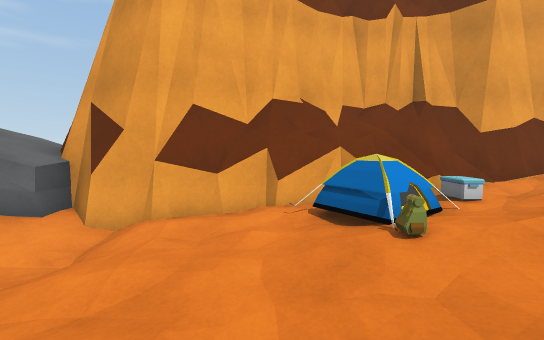
[1] (above)

14 first-person views from a walk through a 3-D level made in the Unity game engine. The camera is 1.2 m above the floor, tilts 4° down and sees 90° across. The floor is counted in squares, 1 m on a side. Each view is taken from the middle of a square. On the plan, view 1 faces up. The plan holds only what a view shows up to about 13 squares ahead; the rest is blank. The place goes on beyond the plan. The player is left out.

[2]
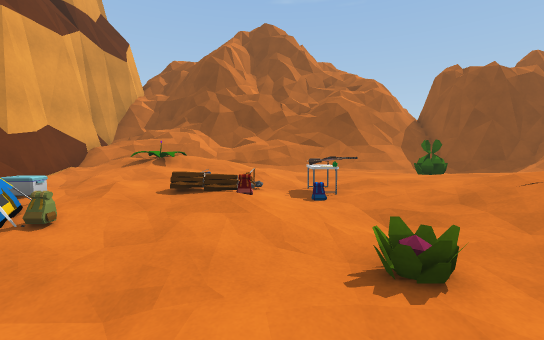

[3]
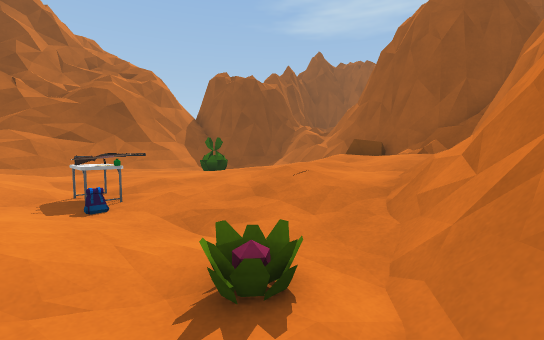

[4]
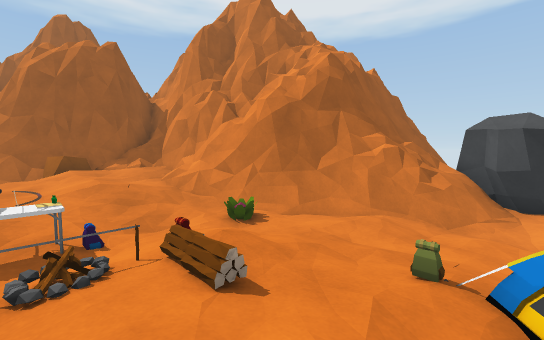

[5]
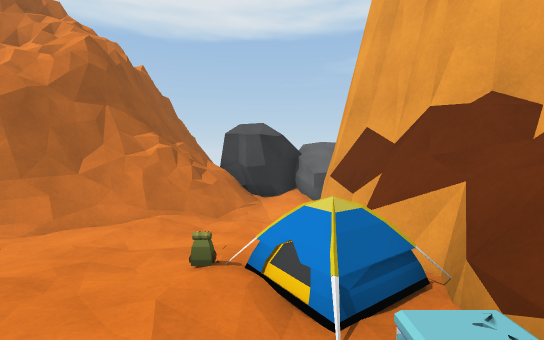

[6]
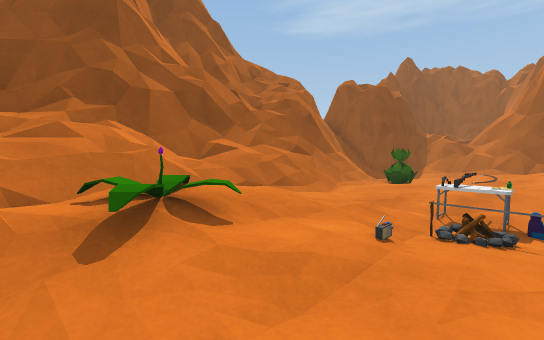

[7]
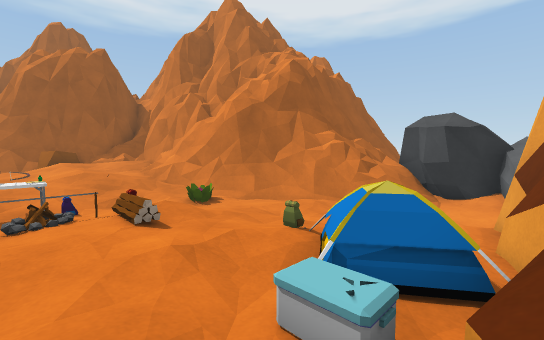

[8]
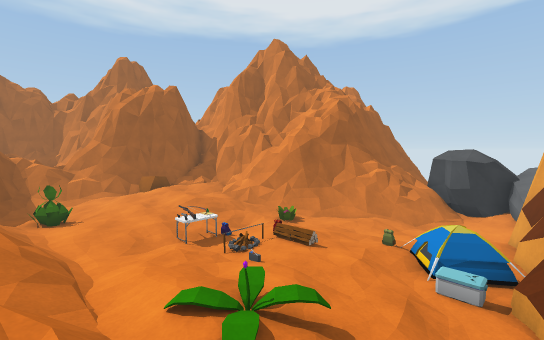

[9]
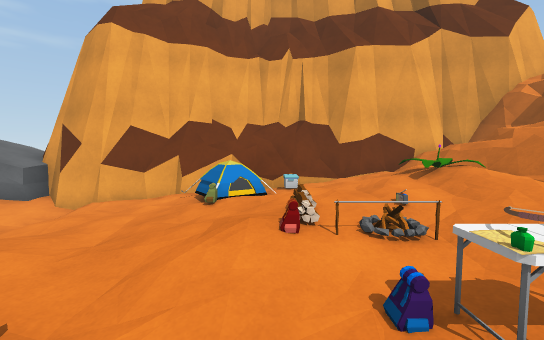

[10]
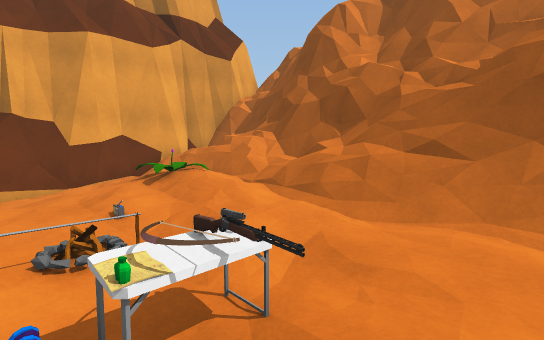

[11]
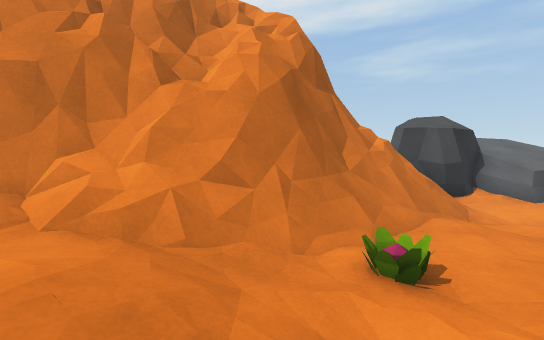

[12]
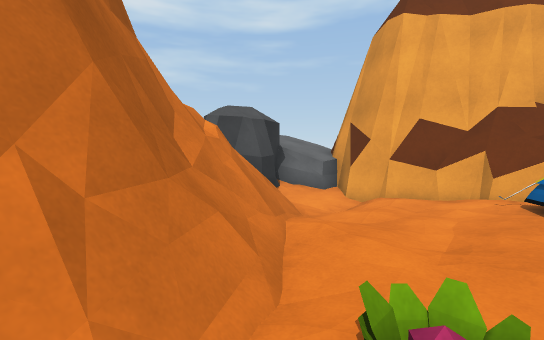

[13]
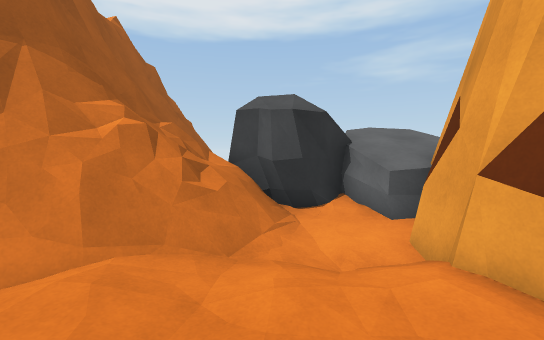

[14]
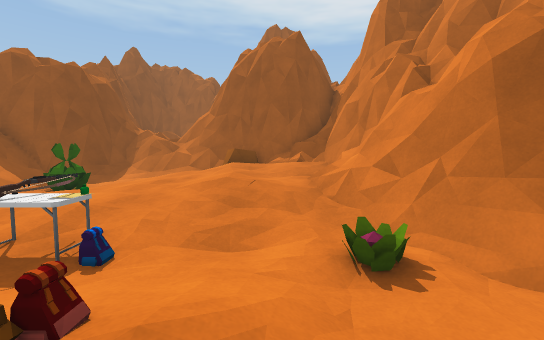

### Floor plan
Key: @ floor where view 1 was taken; # wall or solid block; . main floor; : floor 0.25 m higher than the main floor; - floor 0.25 m lower than the main floor; + floor 0.5 m higher than the main floor; _ floor 0.5 m lower than the main floor; < floor 0.75 m lower than the main floor; * floor 1 m higher than the main floor; ( floor 1 m lower than the main floor; % floor 1.25 m higher than the main floor; & floor 1.5 m higher than the main floor; / step, stairs or slope; = window, fence, low wall or low ledge; ^ raised ledge; O other object.
Columns run from 8 left of view 1 to 12 right of it. Each row starts with its distance up from view 1.
  8 OOO        ########
  7 OOOO    #############
  6 OOOO#######==-/:/*%##
  5  OO<(/___OO//////%&=^
  4  OO<(/<<_/O-..:O// ##
  3  OO//(<<__-...:/+/=#^
  2  OO:##<<__--.../:/##
  1  ***#=____-.//////=^
  0 ===###/_@_/--//.//=##
 -1 #######=_O__OO-.//###
 -2      ###___/-O-..=##
 -3       ##=_/--....###
 -4        ##///...../##
 -5        #=/:::...-/=#
 -6        ##/::::.-O/=#
 -7        ##/++::.--.=#
 -8         #*+OO/.--###
 -9         ###OO=///##
-10          ####=///#
-11             ##=  #
-12              ##

Where each view was taken, in squares from view 1:
view 1: 0 up, 0 right, facing up
view 2: 0 up, 2 left, facing right
view 3: 0 up, 1 left, facing down-right
view 4: 4 up, 5 right, facing down-left
view 5: 4 up, 5 right, facing left
view 6: 5 up, 4 right, facing down-right
view 7: 6 up, 5 right, facing down-left
view 8: 6 up, 9 right, facing down-left
view 9: 3 down, 3 right, facing up
view 10: 3 down, 4 right, facing up-right
view 11: 3 down, 4 right, facing left
view 12: 3 down, 1 right, facing up-left
view 13: 3 up, 1 right, facing left
view 14: 2 up, 2 right, facing down
